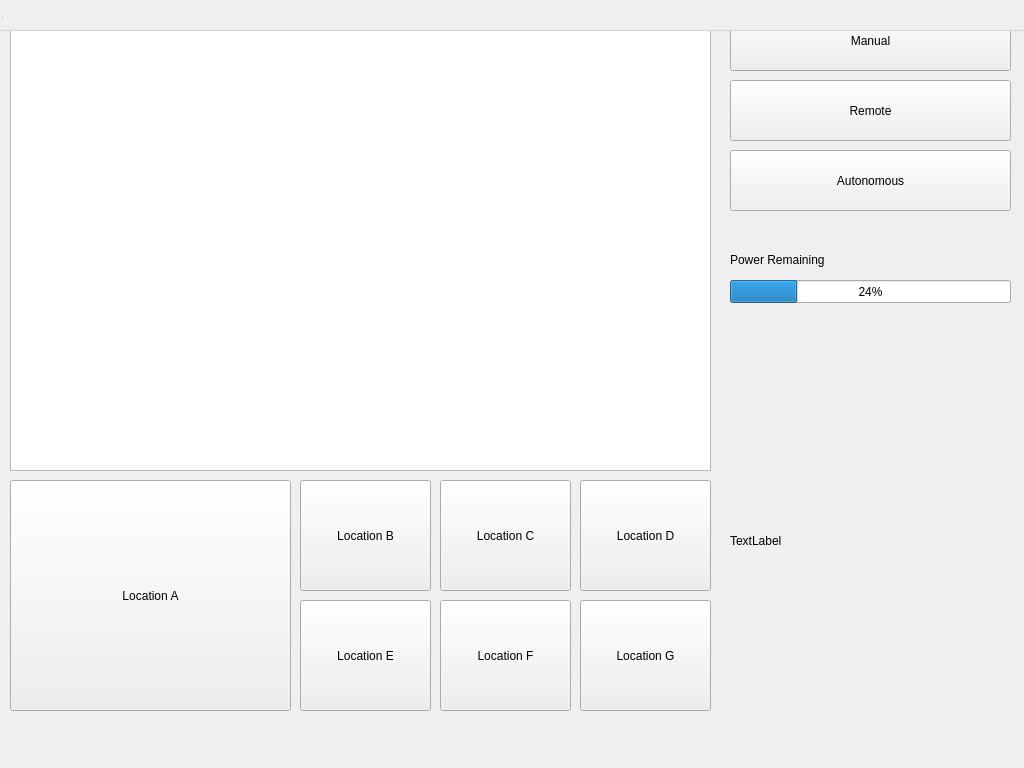
<?xml version="1.0" encoding="UTF-8"?>
<ui version="4.0">
 <class>MainWIndow</class>
 <widget class="QWidget" name="MainWIndow">
  <property name="geometry">
   <rect>
    <x>0</x>
    <y>0</y>
    <width>1024</width>
    <height>768</height>
   </rect>
  </property>
  <property name="windowTitle">
   <string>Automated People Mover</string>
  </property>
  <widget class="QWidget" name="centralwidget">
   <widget class="QGraphicsView" name="CostmapScan">
    <property name="geometry">
     <rect>
      <x>10</x>
      <y>10</y>
      <width>701</width>
      <height>461</height>
     </rect>
    </property>
   </widget>
   <widget class="QPushButton" name="button_remote">
    <property name="geometry">
     <rect>
      <x>730</x>
      <y>80</y>
      <width>281</width>
      <height>61</height>
     </rect>
    </property>
    <property name="text">
     <string>Remote</string>
    </property>
   </widget>
   <widget class="QPushButton" name="button_manual">
    <property name="geometry">
     <rect>
      <x>730</x>
      <y>10</y>
      <width>281</width>
      <height>61</height>
     </rect>
    </property>
    <property name="text">
     <string>Manual</string>
    </property>
   </widget>
   <widget class="QPushButton" name="button_auto">
    <property name="geometry">
     <rect>
      <x>730</x>
      <y>150</y>
      <width>281</width>
      <height>61</height>
     </rect>
    </property>
    <property name="text">
     <string>Autonomous</string>
    </property>
   </widget>
   <widget class="QPushButton" name="button_locationA">
    <property name="geometry">
     <rect>
      <x>10</x>
      <y>480</y>
      <width>281</width>
      <height>231</height>
     </rect>
    </property>
    <property name="text">
     <string>Location A</string>
    </property>
   </widget>
   <widget class="QPushButton" name="button_locationB">
    <property name="geometry">
     <rect>
      <x>300</x>
      <y>480</y>
      <width>131</width>
      <height>111</height>
     </rect>
    </property>
    <property name="text">
     <string>Location B</string>
    </property>
   </widget>
   <widget class="QPushButton" name="button_locationC">
    <property name="geometry">
     <rect>
      <x>440</x>
      <y>480</y>
      <width>131</width>
      <height>111</height>
     </rect>
    </property>
    <property name="text">
     <string>Location C</string>
    </property>
   </widget>
   <widget class="QPushButton" name="button_locationD">
    <property name="geometry">
     <rect>
      <x>580</x>
      <y>480</y>
      <width>131</width>
      <height>111</height>
     </rect>
    </property>
    <property name="text">
     <string>Location D</string>
    </property>
   </widget>
   <widget class="QPushButton" name="button_locationE">
    <property name="geometry">
     <rect>
      <x>300</x>
      <y>600</y>
      <width>131</width>
      <height>111</height>
     </rect>
    </property>
    <property name="text">
     <string>Location E</string>
    </property>
   </widget>
   <widget class="QPushButton" name="button_locationF">
    <property name="geometry">
     <rect>
      <x>440</x>
      <y>600</y>
      <width>131</width>
      <height>111</height>
     </rect>
    </property>
    <property name="text">
     <string>Location F</string>
    </property>
   </widget>
   <widget class="QPushButton" name="button_locationG">
    <property name="geometry">
     <rect>
      <x>580</x>
      <y>600</y>
      <width>131</width>
      <height>111</height>
     </rect>
    </property>
    <property name="text">
     <string>Location G</string>
    </property>
   </widget>
   <widget class="QLabel" name="mapView">
    <property name="geometry">
     <rect>
      <x>730</x>
      <y>360</y>
      <width>281</width>
      <height>361</height>
     </rect>
    </property>
    <property name="text">
     <string>TextLabel</string>
    </property>
   </widget>
   <widget class="QProgressBar" name="progressBar">
    <property name="geometry">
     <rect>
      <x>730</x>
      <y>280</y>
      <width>281</width>
      <height>23</height>
     </rect>
    </property>
    <property name="value">
     <number>24</number>
    </property>
   </widget>
   <widget class="QLabel" name="label">
    <property name="geometry">
     <rect>
      <x>730</x>
      <y>250</y>
      <width>271</width>
      <height>19</height>
     </rect>
    </property>
    <property name="text">
     <string>Power Remaining</string>
    </property>
   </widget>
  </widget>
  <widget class="QMenuBar" name="menubar">
   <property name="geometry">
    <rect>
     <x>0</x>
     <y>0</y>
     <width>1024</width>
     <height>31</height>
    </rect>
   </property>
  </widget>
  <widget class="QStatusBar" name="statusbar"/>
 </widget>
 <resources/>
 <connections/>
</ui>
